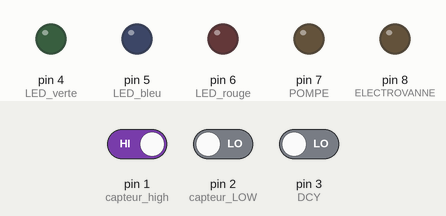
This sketch was run on a simulated Arduino Uno, built with avr-gcc and run on an emulated ATmega328P. Parts: output pins drawn as LEDs (lit = HIGH). Inputs (shaded band) come from the test bench; at power-on: pin 1 (capteur_high) HIGH, pin 3 (DCY) LOW, pin 2 (capteur_LOW) LOW.

Above: at 1.2 s.
1.3 s: pin 1 (capteur_high) driven LOW and pin 3 (DCY) driven HIGH
At 9.4 s:
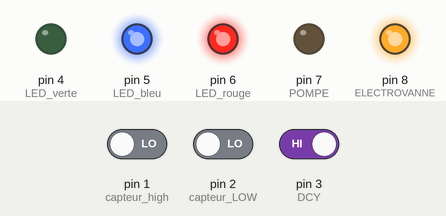
13.5 s: pin 2 (capteur_LOW) driven HIGH
At 17.5 s:
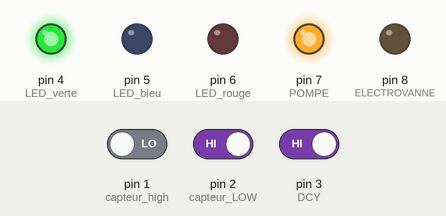
18.5 s: pin 2 (capteur_LOW) driven LOW
At 26.0 s:
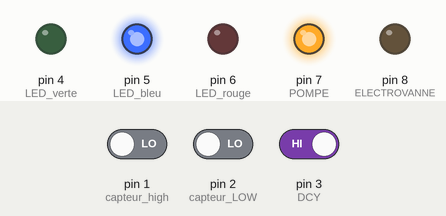
26.5 s: pin 1 (capteur_high) driven HIGH and pin 3 (DCY) driven LOW
At 36.8 s:
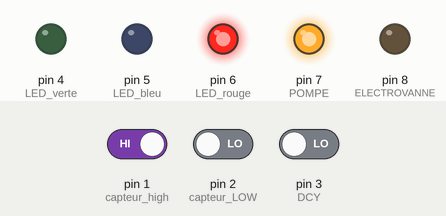
Timing chart, 0 to 40.5 s (numbered marks = the images above; inputs shaded):
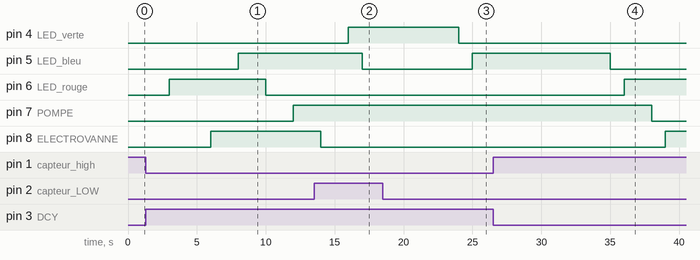

The sketch:

arduinocode.ino
```cpp
void setup() {
pinMode(1,INPUT);//capteur high
pinMode(2,INPUT);//capteur LOW
pinMode(3,INPUT);//DCY
pinMode(4,OUTPUT);//LED verte(VIDE)
pinMode(5,OUTPUT);//LED bleu (NORMALE)
pinMode(6,OUTPUT);//LED rouge (PLEIN)
pinMode(7,OUTPUT);//POMPE
pinMode(8,OUTPUT);//ELECTROVANNE

}

void loop() {
  digitalRead(1);
if(digitalRead(1)==0&&digitalRead(3)==1&&digitalRead(2)==1)
{digitalWrite(4,1);
delay(1000);
digitalWrite(5,0);
delay(1000);
digitalWrite(6,0);
delay(1000);
digitalWrite(7,1);
delay(4000);
digitalWrite(8,0);
delay(1000);}
else if(digitalRead(1)==1&&digitalRead(3)==0&&digitalRead(2)==0)
{digitalWrite(4,0);
delay(2000);
digitalWrite(5,0);
delay(1000);
digitalWrite(6,1);
delay(2000);
digitalWrite(7,0);
delay(1000);
digitalWrite(8,1);
delay(1000);}
else if(digitalRead(1)==0&&digitalRead(2)==0&&digitalRead(3)==1)
{digitalWrite(4,0);
delay(1000);
digitalWrite(5,1);
delay(2000);
digitalWrite(6,0);
delay(2000);
digitalWrite(7,1);
delay(2000);
digitalWrite(8,0);
delay(2000);}
}
```

Measured:
- after the input at 1.3 s, pin 5 (LED_bleu): LOW → HIGH after 6.7 s; pin 7 (POMPE): LOW → HIGH after 10.7 s
- after the input at 13.5 s, pin 4 (LED_verte): LOW → HIGH after 2.5 s; pin 5 (LED_bleu): HIGH → LOW after 3.5 s
- after the input at 18.5 s, pin 4 (LED_verte): HIGH → LOW after 5.5 s; pin 5 (LED_bleu): LOW → HIGH after 6.5 s
- after the input at 26.5 s, pin 5 (LED_bleu): HIGH → LOW after 8.5 s; pin 6 (LED_rouge): LOW → HIGH after 9.5 s; pin 7 (POMPE): HIGH → LOW after 11.5 s; pin 8 (ELECTROVANNE): LOW → HIGH after 12.5 s
